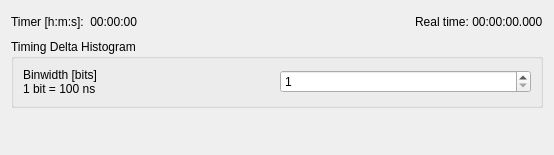
          <widget class="QWidget" name="statusMeasTab">
           <attribute name="title">
            <string>Measurement</string>
           </attribute>
           <layout class="QGridLayout" name="gridLayout_7">
            <item row="0" column="0">
             <widget class="QLabel" name="textLabel12">
              <property name="text">
               <string>Timer [h:m:s]:</string>
              </property>
              <property name="wordWrap">
               <bool>false</bool>
              </property>
             </widget>
            </item>
            <item row="0" column="1">
             <widget class="QLabel" name="mTimeText">
              <property name="text">
               <string>00:00:00</string>
              </property>
              <property name="alignment">
               <set>Qt::AlignRight|Qt::AlignTrailing|Qt::AlignVCenter</set>
              </property>
              <property name="wordWrap">
               <bool>false</bool>
              </property>
             </widget>
            </item>
            <item row="0" column="2">
             <spacer name="horizontalSpacer">
              <property name="orientation">
               <enum>Qt::Horizontal</enum>
              </property>
              <property name="sizeHint" stdset="0">
               <size>
                <width>266</width>
                <height>22</height>
               </size>
              </property>
             </spacer>
            </item>
            <item row="0" column="3">
             <widget class="QLabel" name="realTimeLabel">
              <property name="text">
               <string>Real time: 00:00:00.000</string>
              </property>
             </widget>
            </item>
            <item row="2" column="0">
             <layout class="QVBoxLayout" name="verticalLayout_5">
              <item>
               <widget class="DoublePresetWidget" name="timerPreset" native="true">
                <property name="label" stdset="0">
                 <string>Timer [s]:</string>
                </property>
               </widget>
              </item>
              <item>
               <widget class="PresetWidget" name="eventsPreset" native="true">
                <property name="label" stdset="0">
                 <string>Events</string>
                </property>
               </widget>
              </item>
              <item>
               <widget class="PresetWidget" name="monitor1Preset" native="true">
                <property name="label" stdset="0">
                 <string>Monitor 1</string>
                </property>
               </widget>
              </item>
              <item>
               <widget class="PresetWidget" name="monitor2Preset" native="true">
                <property name="label" stdset="0">
                 <string>Monitor 2</string>
                </property>
               </widget>
              </item>
              <item>
               <widget class="PresetWidget" name="monitor3Preset" native="true">
                <property name="label" stdset="0">
                 <string>Monitor 3</string>
                </property>
               </widget>
              </item>
              <item>
               <widget class="PresetWidget" name="monitor4Preset" native="true">
                <property name="label" stdset="0">
                 <string>Monitor 4</string>
                </property>
               </widget>
              </item>
             </layout>
            </item>
            <item row="1" column="0" colspan="4">
             <widget class="QGroupBox" name="groupBox20">
              <property name="title">
               <string>Timing Delta Histogram</string>
              </property>
              <layout class="QGridLayout" name="gridLayout_8">
               <item row="0" column="0">
                <widget class="QLabel" name="textLabel13">
                 <property name="text">
                  <string>Binwidth [bits]
1 bit = 100 ns</string>
                 </property>
                 <property name="wordWrap">
                  <bool>false</bool>
                 </property>
                </widget>
               </item>
               <item row="0" column="1">
                <widget class="QSpinBox" name="timingBox">
                 <property name="minimum">
                  <number>1</number>
                 </property>
                 <property name="maximum">
                  <number>48</number>
                 </property>
                </widget>
               </item>
              </layout>
             </widget>
            </item>
           </layout>
          </widget>
